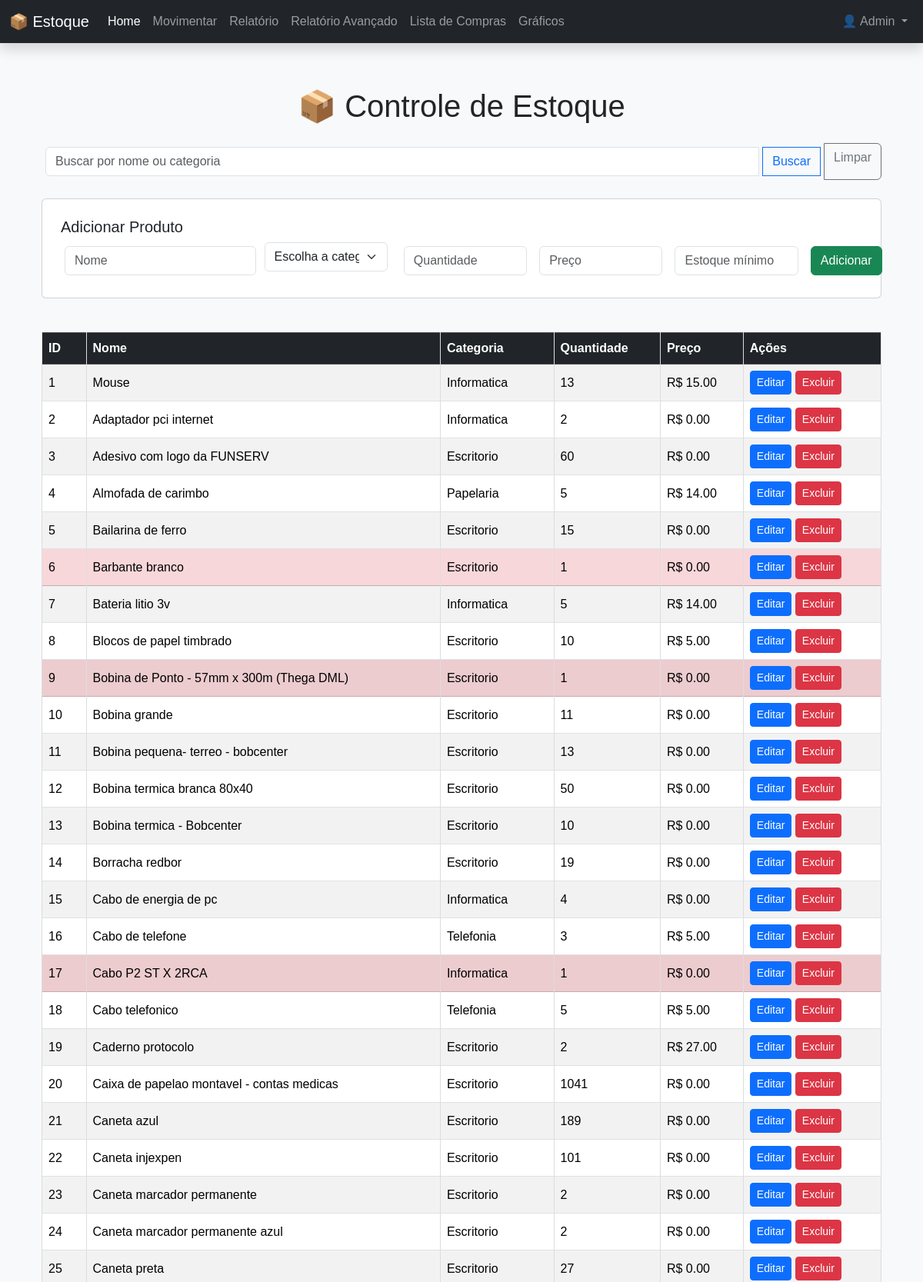
/ (signed in, upper part), run on the app's committed database.
### models.py (models this page shows)
class Usuario(db.Model, UserMixin):
    id = db.Column(db.Integer, primary_key=True)
    nome = db.Column(db.String(100), nullable=False)
    email = db.Column(db.String(100), unique=True, nullable=False)
    senha = db.Column(db.String(200), nullable=False)
    tipo = db.Column(db.String(20), nullable=False, default='usuario')
    @property
    def is_admin(self):
        return self.tipo == 'admin'

class Produto(db.Model):
    __tablename__ = 'produtos'
    id = db.Column(db.Integer, primary_key=True)
    nome = db.Column(db.String(100), nullable=False)
    quantidade = db.Column(db.Integer, nullable=False)
    preco = db.Column(db.Float, nullable=False)
    estoque_minimo = db.Column(db.Integer, nullable=False, default=0)
    categoria_id = db.Column(db.Integer, db.ForeignKey('categoria.id'), nullable=False)

class Categoria(db.Model):
    id = db.Column(db.Integer, primary_key=True)
    nome = db.Column(db.String(50), nullable=False, unique=True)
    produtos = db.relationship('Produto', backref='categoria', lazy=True)

### app.py (the view)
@app.route('/')
@login_required
def index():
    busca = request.args.get('busca')
    categorias = Categoria.query.all()
    if busca:
        produtos = Produto.query.join(Categoria).filter(
            Produto.nome.ilike(f'%{busca}%') |
            Categoria.nome.ilike(f'%{busca}%')
        ).all()
    else:
        produtos = Produto.query.all()
    return render_template('index.html', produtos=produtos, categorias=categorias)

### app.py (called while the page is built)
@login_manager.user_loader
def load_user(user_id):
    return Usuario.query.get(int(user_id))

### templates/index.html (shortened to what this page needs)
{% extends 'base.html' %}
{% block content %}
<div class="container mt-4">
  <h1 class="text-center mb-4">📦 Controle de Estoque</h1>
  <form class="input-group mb-4" method="GET" action="{{ url_for('index') }}">
    <input type="text" name="busca" class="form-control" placeholder="Buscar por nome ou categoria">
    <button class="btn btn-outline-primary" type="submit">Buscar</button>
    <a href="{{ url_for('index') }}" class="btn btn-outline-secondary">Limpar</a>
  </form>
  <div class="card p-4 mb-4">
    <h5 class="card-title">Adicionar Produto</h5>
    <form action="{{ url_for('adicionar') }}" method="POST" class="row g-3">
      <div class="col-md-3">
        <input type="text" name="nome" class="form-control" placeholder="Nome" required>
      </div>
      <div class="col-md-2">
        <select name="categoria_id" class="form-select" required>
          <option value="">Escolha a categoria</option>
        </select>
      </div>
      <div class="col-md-2">
        <input type="number" name="quantidade" class="form-control" placeholder="Quantidade" required min="0">
      </div>
      <div class="col-md-2">
        <input type="number" name="preco" class="form-control" step="0.01" placeholder="Preço" required min="0">
      </div>
      <div class="col-md-2">
        <input type="number" name="estoque_minimo" class="form-control" placeholder="Estoque mínimo" required min="0">
      </div>
      <div class="col-md-1 d-grid">
        <button type="submit" class="btn btn-success">Adicionar</button>
      </div>
    </form>
  </div>
  <div class="table-responsive">
    <table class="table table-bordered table-striped table-hover align-middle">
      <thead class="table-dark">
        <tr>
          <th>ID</th>
          <th>Nome</th>
          <th>Categoria</th>
          <th>Quantidade</th>
          <th>Preço</th>
          <th>Ações</th>
        </tr>
      </thead>
      <tbody>
        {% for p in produtos %}
        <tr class="{% if p.quantidade <= p.estoque_minimo %}table-danger{% endif %}">
          <td>{{ p.id }}</td>
          <td>{{ p.nome }}</td>
          <td>{{ p.categoria.nome }}</td>
          <td>{{ p.quantidade }}</td>
          <td>R$ {{ "%.2f"|format(p.preco) }}</td>
          <td>
            <a href="{{ url_for('edit', id=p.id) }}" class="btn btn-sm btn-primary">Editar</a>
            <a href="{{ url_for('delete', id=p.id) }}" class="btn btn-sm btn-danger"
               onclick="return confirm('Deseja mesmo excluir este produto?');">Excluir</a>
          </td>
        </tr>
        {% else %}
        <tr>
          <td colspan="6" class="text-center">Nenhum produto encontrado.</td>
        </tr>
        {% endfor %}
      </tbody>
    </table>
  </div>
</div>
{% endblock %}

### templates/base.html (shortened to what this page needs)
<!DOCTYPE html>
<html lang="pt-br">
<head>
  <link href="https://cdn.jsdelivr.net/npm/bootstrap@5.3.3/dist/css/bootstrap.min.css" rel="stylesheet">
  <link rel="stylesheet" href="{{ url_for('static', filename='css/style.css') }}">
</head>
<body class="bg-light">
  <nav class="navbar navbar-expand-lg navbar-dark bg-dark fixed-top shadow">
    <div class="container-fluid">
      <a class="navbar-brand" href="{{ url_for('index') }}">📦 Estoque</a>
      <div class="collapse navbar-collapse" id="navbarNav">
        <ul class="navbar-nav me-auto">
          <li class="nav-item">
            <a class="nav-link {% if request.endpoint == 'index' %}active{% endif %}" href="{{ url_for('index') }}">Home</a>
          </li>
          <li class="nav-item">
            <a class="nav-link {% if request.endpoint == 'movimentar' %}active{% endif %}" href="{{ url_for('movimentar') }}">Movimentar</a>
          </li>
          <li class="nav-item">
            <a class="nav-link {% if request.endpoint == 'relatorio' %}active{% endif %}" href="{{ url_for('relatorio') }}">Relatório</a>
          </li>
          <li class="nav-item">
            <a class="nav-link {% if request.endpoint == 'relatorio_avancado' %}active{% endif %}" href="{{ url_for('relatorio_avancado') }}">Relatório Avançado</a>
          </li>
          <li class="nav-item">
            <a class="nav-link {% if request.endpoint == 'lista_compras' %}active{% endif %}" href="{{ url_for('lista_compras') }}">Lista de Compras</a>
          </li>
          <li class="nav-item">
            <a class="nav-link {% if request.endpoint == 'graficos' %}active{% endif %}" href="{{ url_for('graficos') }}">Gráficos</a>
          </li>
        </ul>
        <ul class="navbar-nav ms-auto">
        {% if current_user.is_authenticated %}
          <li class="nav-item dropdown">
            <a class="nav-link dropdown-toggle" href="#" id="userDropdown" role="button" data-bs-toggle="dropdown" aria-expanded="false">
              👤 {{ current_user.nome }}
            </a>
          </li>
        {% else %}
          <li class="nav-item">
            <a class="nav-link text-success" href="{{ url_for('login') }}">Login</a>
          </li>
        {% endif %}
        </ul>
      </div>
    </div>
  </nav>
  <main class="container my-4">
    {% block content %}{% endblock %}
  </main>
</body>
</html>

### static/css/style.css (style rules this page uses)
body { font-family: Arial, sans-serif; margin: 20px; }
form input, form button { margin: 5px; }
table { margin-top: 20px; border-collapse: collapse; width: 100%; }
table, th, td { border: 1px solid #ddd; }
th, td { padding: 8px; }

### templates/base.html (style rules this page uses)
body { padding-top: 70px; }

### data on the page
Usuario: nome "Admin"
Produto: id "1", nome "Mouse", categoria.nome "Informatica", quantidade "13", preco "15.00"
Produto: id "2", nome "Adaptador pci internet", categoria.nome "Informatica", quantidade "2", preco "0.00"
Produto: id "3", nome "Adesivo com logo da FUNSERV", categoria.nome "Escritorio", quantidade "60", preco "0.00"
Produto: id "4", nome "Almofada de carimbo", categoria.nome "Papelaria", quantidade "5", preco "14.00"
Produto: id "5", nome "Bailarina de ferro", categoria.nome "Escritorio", quantidade "15", preco "0.00"
Produto: id "6", nome "Barbante branco", categoria.nome "Escritorio", quantidade "1", preco "0.00"
Produto: id "7", nome "Bateria litio 3v", categoria.nome "Informatica", quantidade "5", preco "14.00"
Produto: id "8", nome "Blocos de papel timbrado", categoria.nome "Escritorio", quantidade "10", preco "5.00"
Produto: id "9", nome "Bobina de Ponto - 57mm x 300m (Thega DML)", categoria.nome "Escritorio", quantidade "1", preco "0.00"
Produto: id "10", nome "Bobina grande", categoria.nome "Escritorio", quantidade "11", preco "0.00"
Produto: id "11", nome "Bobina pequena- terreo - bobcenter", categoria.nome "Escritorio", quantidade "13", preco "0.00"
Produto: id "12", nome "Bobina termica branca 80x40", categoria.nome "Escritorio", quantidade "50", preco "0.00"
Produto: id "13", nome "Bobina termica - Bobcenter", categoria.nome "Escritorio", quantidade "10", preco "0.00"
Produto: id "14", nome "Borracha redbor", categoria.nome "Escritorio", quantidade "19", preco "0.00"
Produto: id "15", nome "Cabo de energia de pc", categoria.nome "Informatica", quantidade "4", preco "0.00"
Produto: id "16", nome "Cabo de telefone", categoria.nome "Telefonia", quantidade "3", preco "5.00"
Produto: id "17", nome "Cabo P2 ST X 2RCA", categoria.nome "Informatica", quantidade "1", preco "0.00"
Produto: id "18", nome "Cabo telefonico", categoria.nome "Telefonia", quantidade "5", preco "5.00"
Produto: id "19", nome "Caderno protocolo", categoria.nome "Escritorio", quantidade "2", preco "27.00"
Produto: id "20", nome "Caixa de papelao montavel - contas medicas", categoria.nome "Escritorio", quantidade "1041", preco "0.00"
Produto: id "21", nome "Caneta azul", categoria.nome "Escritorio", quantidade "189", preco "0.00"
Produto: id "22", nome "Caneta injexpen", categoria.nome "Escritorio", quantidade "101", preco "0.00"
Produto: id "23", nome "Caneta marcador permanente", categoria.nome "Escritorio", quantidade "2", preco "0.00"
Produto: id "24", nome "Caneta marcador permanente azul", categoria.nome "Escritorio", quantidade "2", preco "0.00"
Produto: id "25", nome "Caneta preta", categoria.nome "Escritorio", quantidade "27", preco "0.00"
